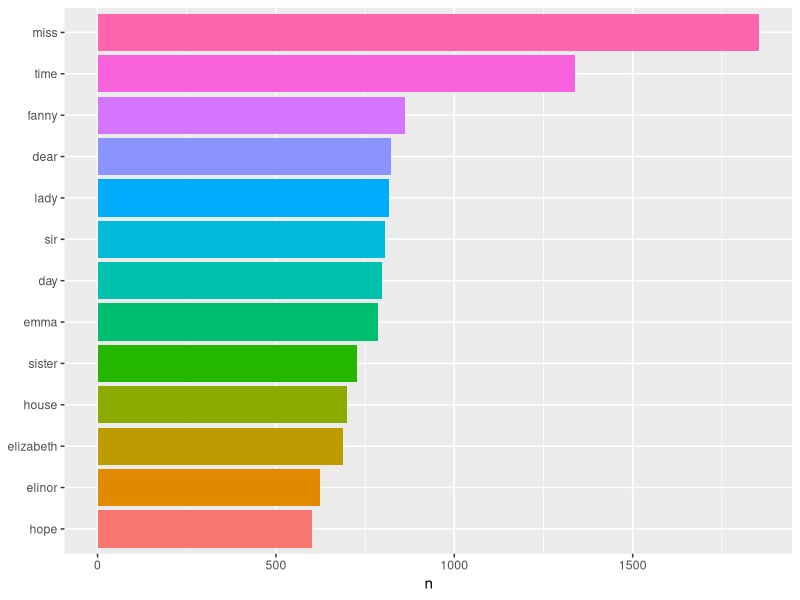

This chart was generated by the following R code:
library(tidyverse)
library(tidytext)
text<-c("hey",
        "hey hi hello",
        "hey what's UP?",
        "hello there")
text_df<-data_frame(observations=1:4,
                    text=text)
View(text_df)
text_df %>%
   unnest_tokens(word,text)
library(janeaustenr)
library(stringr)
original_books<-austen_books() %>%
   group_by(book) %>%
   mutate(linenumber=row_number(),
          chapter=cumsum(str_detect(text,
                                    regex("^chapter [\\divxlc]",
                                          ignore_case=TRUE))))%>%
   ungroup()
original_books
library(tidytext)
tidy_books<-original_books %>%
   unnest_tokens(word,
                 text)
tidy_books
data("stop_words")
tidy_books<-tidy_books %>%
   anti_join(stop_words)
tidy_books %>%
   count(word,
         sort=TRUE)
freq_words_ggplot<-tidy_books %>%
   count(word,
         sort=TRUE) %>%
   filter(n>600) %>%
   mutate(word=reorder(word,
                       n)) %>%
   ggplot(aes(word,
              n)) +
   geom_col(aes(fill=word)) +
   xlab(NULL) +
   guides(fill="none") +
   coord_flip()
freq_words_ggplot
